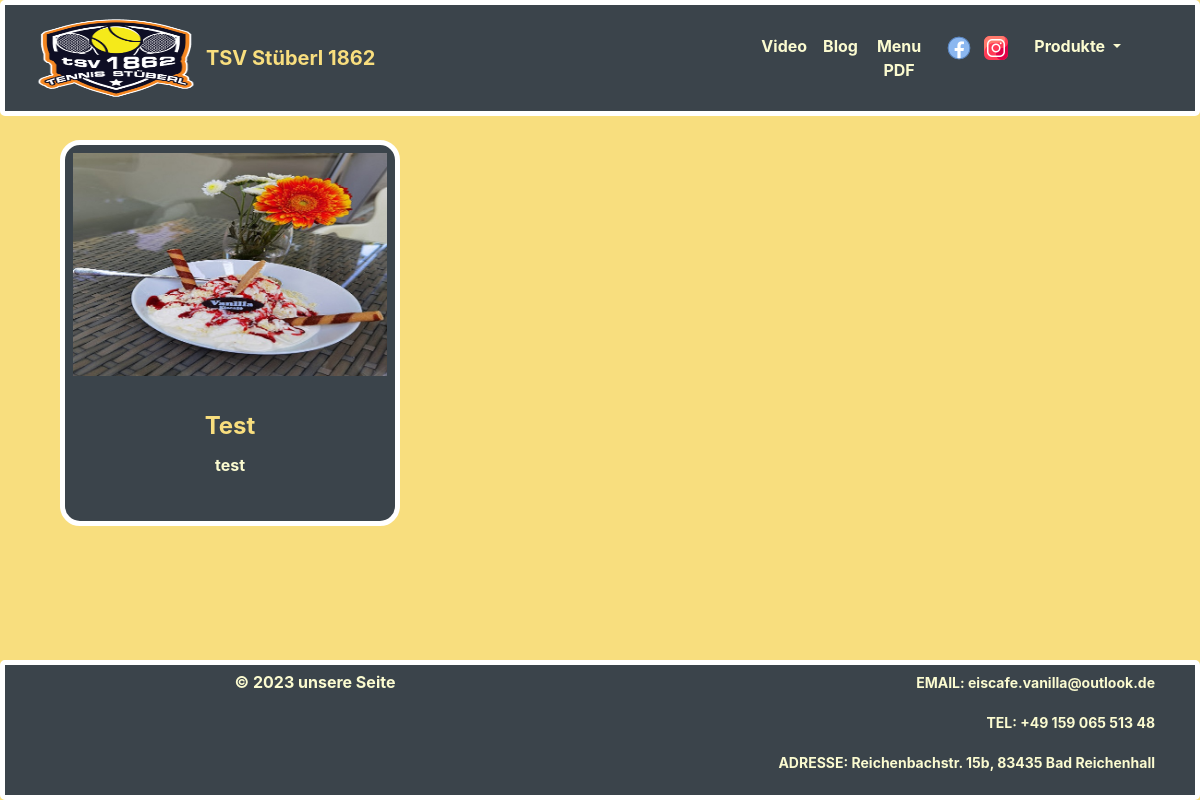
The app's page /salate/salate/, older data.
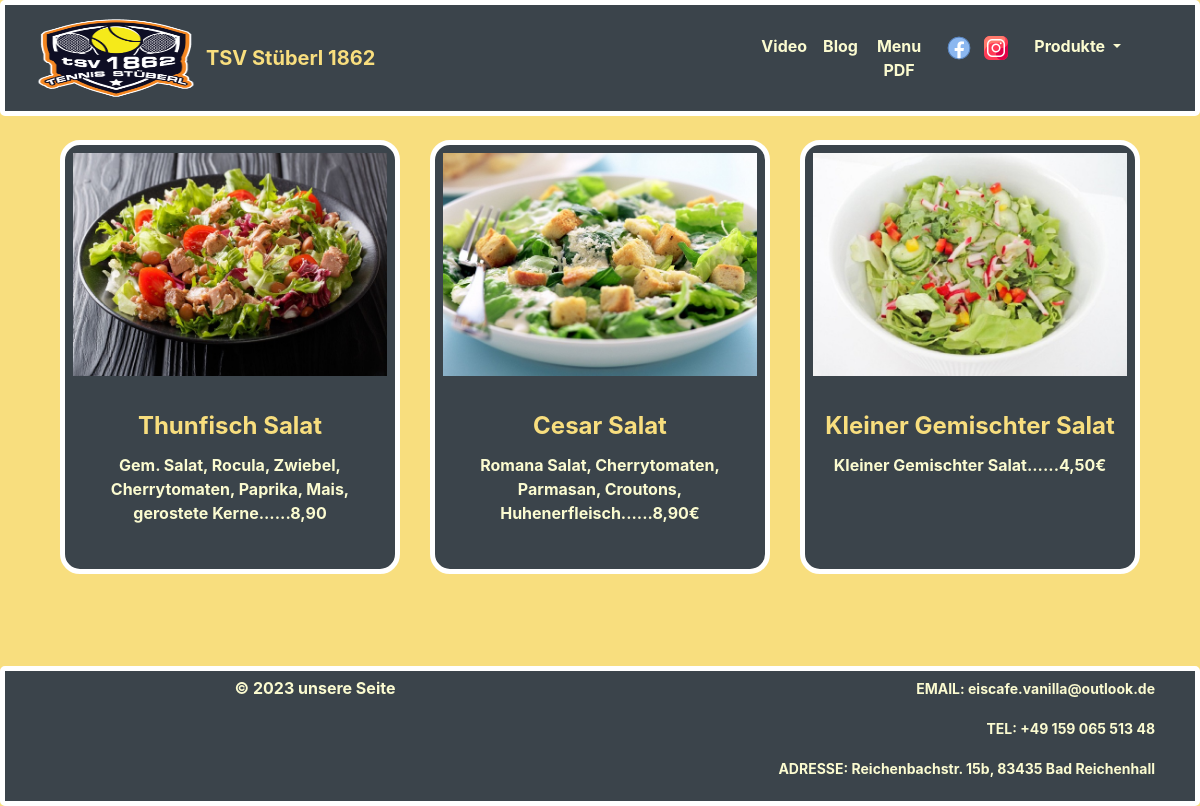
The same page, newer data.
### salate/models.py (models this page shows, shortened)
class Salate(models.Model):
    title = models.CharField(max_length=100)
    description = models.CharField(max_length=250)
    image = models.ImageField(upload_to='portfolio/images')

### salate/views.py (the view)
# urls.py: path('salate/', views.salate, name='salate')
def salate(request):
    salate = Salate.objects.all()
    return render(request, 'salate.html', {"salate":salate})

### salate/templates/salate.html
{% extends "portfolio/base.html" %}
{% load static %}
{% block content %}
<br>
  <div class="container">
    <div class="row">
      <br/>
      <br>
      <div class="container">
  <div class="row">
    {% for salate in salate %}
      <div class="col-lg-4 col-md-6 mb-3">
        <div class="card mb-4 h-100" style="background-color: #3b444b;">
          {% if salate.url %}
            <a href="{{ salate.url }}">
              <img src="{{ salate.image.url }}" class="card-img-top image-frame mb-2 p-2">
            </a>
          {% else %}
            <img src="{{ salate.image.url }}" class="card-img-top image-frame mb-2 p-2">
          {% endif %}
          <div class="card-body">
            <h5 class="card-title text-center text-white ">{{ salate.title }}</h5>
            <p class="card-text text-center text-white  ">{{ salate.description }}</p>
          </div>
        </div>
      </div>
    {% endfor %}
  </div>
</div>
    </div>
  </div>
  <br><br><br><br><br><br><br><br><br>
{% endblock %}

Row changes from the older to the newer data that the page shows:
removed Salate: image (picture), title "Test", description "test"
added Salate: image (picture), title "Thunfisch Salat", description "Gem. Salat, Rocula, Zwiebel, Cherrytomaten, Paprika, Mais, gerostete Kerne......8,90"
added Salate: image (picture), title "Cesar Salat", description "Romana Salat, Cherrytomaten, Parmasan, Croutons, Huhenerfleisch......8,90€"
added Salate: image (picture), title "Kleiner Gemischter Salat", description "Kleiner Gemischter Salat......4,50€"
